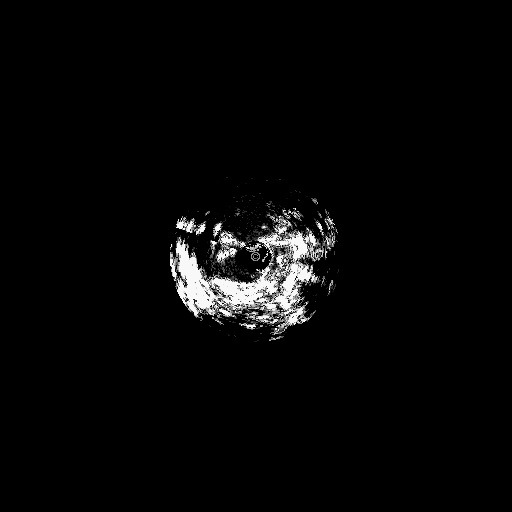
#> input picture video things/more png/radar_image005.jpg, 512 x 512 px
$ python -i filter.py   (imports and definitions only)
#> lines starting #> are read from the running program, lines starting #| are printed output that depends on the picture; after the words box and inside, x2 and y2 are one past the last pixel; in counts of white or black regions, pixels touching at a corner belong together
#> further down, picture is the input picture: shape (512, 512, 3); min 0, max 255, mean 7.1
import cv2
import numpy as np
import time

MAX_SPOKE_LENGTH = 256
folder = 'test'


# [41 lines left out: functions generate_map, generate_radar_image, not called in this run]


def filter_image(radar_image):
    """apply morphological and bilateral filters for denoising
    and convert grayscale radar_image to binary image according to
    predetermined threshold intensity value

    Args:
        radar_image (_type_): grayscale image of radar scan in cartesian coordinates

    Returns:
        _type_: _description_
    """

    # [TODO]: apply morphological and bilateral filters
    erosion = cv2.erode(radar_image, np.ones((3, 3), np.uint8), iterations=1)
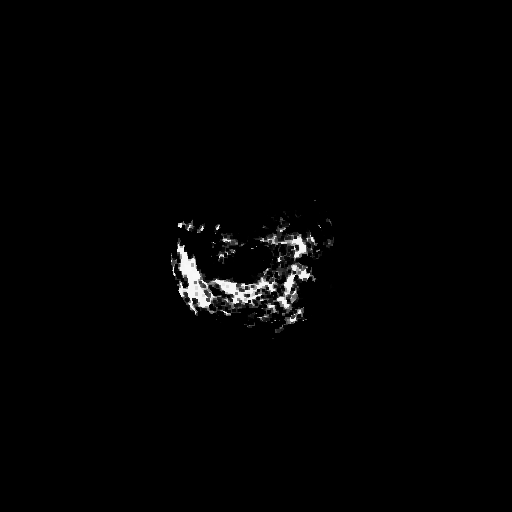
#> erosion: shape (512, 512, 3); min 0, max 248, mean 3
    # cv2.imshow('erosion', erosion); cv2.waitKey(0)
    cv2.imwrite(f'{folder}/erosion.jpg', erosion)
    dilation = cv2.dilate(erosion, np.ones((3, 3), np.uint8), iterations=1)
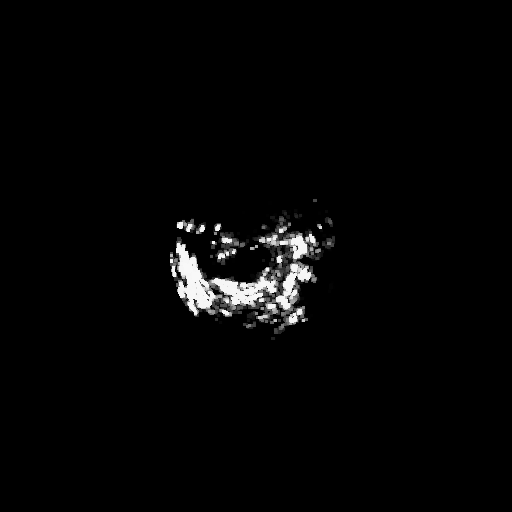
#> dilation: shape (512, 512, 3); min 0, max 248, mean 5.1
    # cv2.imshow('dilation', dilation); cv2.waitKey(0)
    cv2.imwrite(f'{folder}/dilation.jpg', dilation)

    bilateral = cv2.bilateralFilter(dilation, 9, 200, 200)
    # cv2.imshow('bilateral', bilateral); cv2.waitKey(0)
    cv2.imwrite(f'{folder}/bilateral.jpg', bilateral)

    # [TODO]: adjust threshold intensity value. range:[0,255]
    _, binary_image = cv2.threshold(bilateral, 32, 255, cv2.THRESH_BINARY)
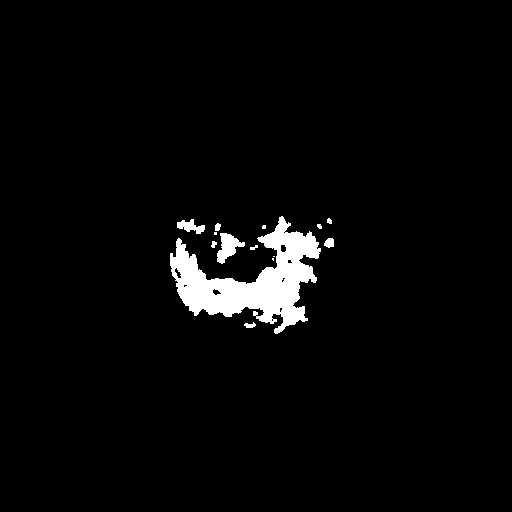
#> binary_image: shape (512, 512, 3); 3.2% white; 14 white regions (4 under 20 px), largest, box (x1, y1, x2, y2) and area: (170, 216, 321, 334) 7440, (217, 233, 245, 264) 446, (177, 219, 205, 234) 225
    # cv2.imshow('threshold', binary_image); cv2.waitKey(0)
    cv2.imwrite(f'{folder}/binary_image.jpg', binary_image)

    return binary_image


# [43 lines left out: functions detect_contour, extract_coastline, not called in this run]

>>> import cv2
>>> picture = cv2.imread('../../../video things/more png/radar_image005.jpg')
>>> result = filter_image(picture)
